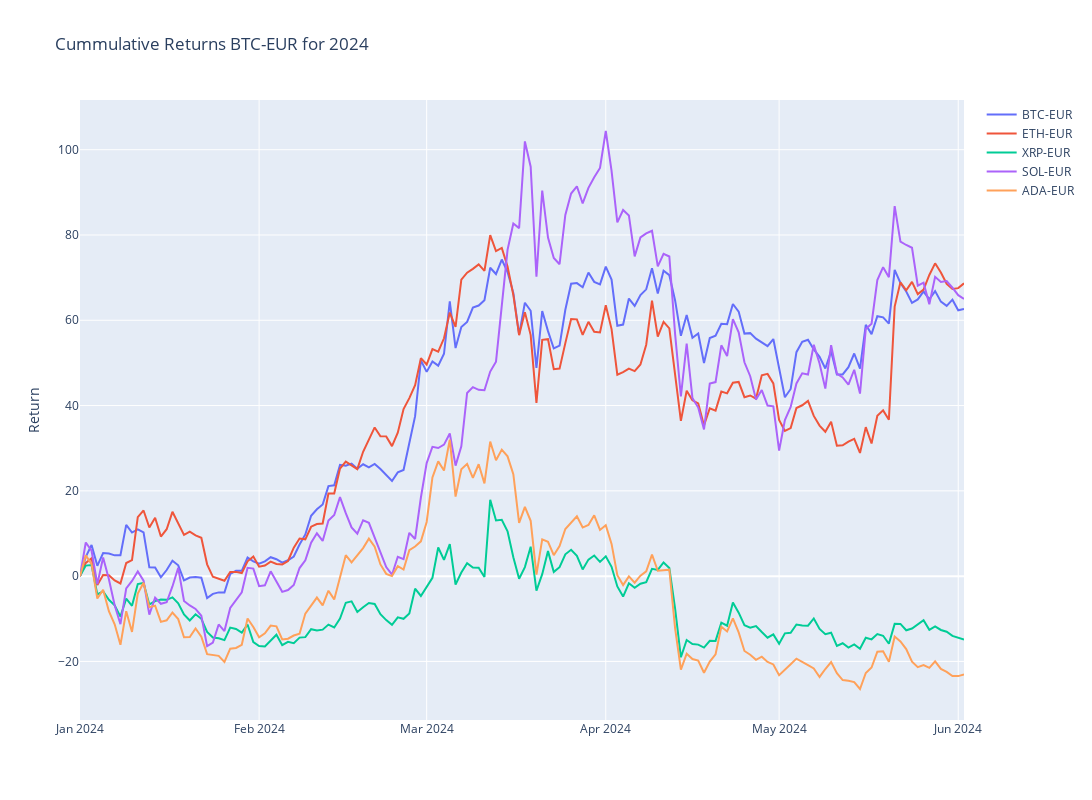

The code cell stored with this chart in its notebook:
### Code cell
# Plotly
fig = make_subplots()

# Graph (1,1)
# Loop all stock files and get cummulative return for year
for stock in tqdm(index_list):
    f = os.path.join("../input", stock)
    df = pd.read_csv(f+".csv",index_col="Date",parse_dates=True)
    df['Cummulative_Return'] = cumulative_return(df["Adj Close"].loc[year])
    fig.add_trace(go.Scatter(x=df['Cummulative_Return'].loc[year].index,y=df['Cummulative_Return'].loc[year],mode="lines",name=stock.split('.')[0]),row=1,col=1)

# Update xaxis properties
fig.update_yaxes(title_text="Return", row=1, col=1)

fig.update_layout(height=800, width=1300,showlegend=True,title=f"Cummulative Returns {ticker} for {year}")

fig.show()

### Figure 1 — Plotly figure (JSON) as saved in the notebook; plotly's stock layout.template omitted (floating-point values rounded to 4 significant figures; data arrays with more than 128 entries replaced by an {"elided": "..."} marker saying what was removed)
{"data": [{"mode": "lines", "name": "BTC-EUR", "type": "scatter", "x": {"elided": "154 str values"}, "xaxis": "x", "y": {"elided": "154 float values"}, "yaxis": "y"}, {"mode": "lines", "name": "ETH-EUR", "type": "scatter", "x": {"elided": "154 str values"}, "xaxis": "x", "y": {"elided": "154 float values"}, "yaxis": "y"}, {"mode": "lines", "name": "XRP-EUR", "type": "scatter", "x": {"elided": "154 str values"}, "xaxis": "x", "y": {"elided": "154 float values"}, "yaxis": "y"}, {"mode": "lines", "name": "SOL-EUR", "type": "scatter", "x": {"elided": "154 str values"}, "xaxis": "x", "y": {"elided": "154 float values"}, "yaxis": "y"}, {"mode": "lines", "name": "ADA-EUR", "type": "scatter", "x": {"elided": "154 str values"}, "xaxis": "x", "y": {"elided": "154 float values"}, "yaxis": "y"}], "layout": {"height": 800, "showlegend": true, "title": {"text": "Cummulative Returns BTC-EUR for 2024"}, "width": 1300, "xaxis": {"anchor": "y", "domain": [0, 1]}, "yaxis": {"anchor": "x", "domain": [0, 1], "title": {"text": "Return"}}}}
